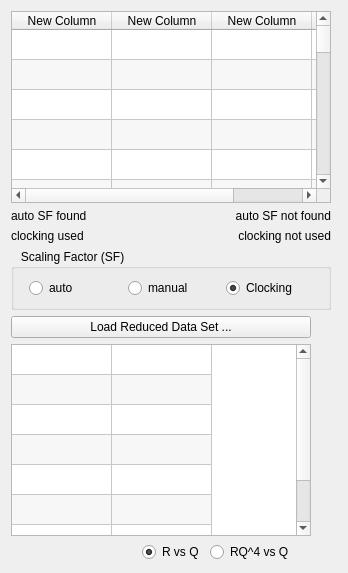
          <widget class="QWidget" name="data_stitching_Tab">
           <property name="autoFillBackground">
            <bool>false</bool>
           </property>
           <attribute name="title">
            <string>Data Stitching</string>
           </attribute>
           <layout class="QVBoxLayout" name="verticalLayout_3">
            <item>
             <layout class="QHBoxLayout" name="horizontalLayout_2">
              <item>
               <layout class="QVBoxLayout" name="verticalLayout_4">
                <item>
                 <widget class="QTableWidget" name="dataStitchingTable">
                  <property name="enabled">
                   <bool>true</bool>
                  </property>
                  <property name="minimumSize">
                   <size>
                    <width>320</width>
                    <height>0</height>
                   </size>
                  </property>
                  <property name="maximumSize">
                   <size>
                    <width>300</width>
                    <height>16777215</height>
                   </size>
                  </property>
                  <property name="alternatingRowColors">
                   <bool>true</bool>
                  </property>
                  <property name="wordWrap">
                   <bool>false</bool>
                  </property>
                  <attribute name="verticalHeaderVisible">
                   <bool>false</bool>
                  </attribute>
                  <attribute name="verticalHeaderVisible">
                   <bool>false</bool>
                  </attribute>
                  <row>
                   <property name="text">
                    <string>New Row</string>
                   </property>
                  </row>
                  <row>
                   <property name="text">
                    <string>New Row</string>
                   </property>
                  </row>
                  <row>
                   <property name="text">
                    <string>New Row</string>
                   </property>
                  </row>
                  <row>
                   <property name="text">
                    <string>New Row</string>
                   </property>
                  </row>
                  <row>
                   <property name="text">
                    <string>New Row</string>
                   </property>
                  </row>
                  <row>
                   <property name="text">
                    <string>New Row</string>
                   </property>
                  </row>
                  <row>
                   <property name="text">
                    <string>New Row</string>
                   </property>
                  </row>
                  <row>
                   <property name="text">
                    <string>New Row</string>
                   </property>
                  </row>
                  <row>
                   <property name="text">
                    <string>New Row</string>
                   </property>
                  </row>
                  <row>
                   <property name="text">
                    <string>New Row</string>
                   </property>
                  </row>
                  <row>
                   <property name="text">
                    <string>New Row</string>
                   </property>
                  </row>
                  <row>
                   <property name="text">
                    <string>New Row</string>
                   </property>
                  </row>
                  <row>
                   <property name="text">
                    <string>New Row</string>
                   </property>
                  </row>
                  <row>
                   <property name="text">
                    <string>New Row</string>
                   </property>
                  </row>
                  <row>
                   <property name="text">
                    <string>New Row</string>
                   </property>
                  </row>
                  <row>
                   <property name="text">
                    <string>New Row</string>
                   </property>
                  </row>
                  <row>
                   <property name="text">
                    <string>New Row</string>
                   </property>
                  </row>
                  <row>
                   <property name="text">
                    <string>New Row</string>
                   </property>
                  </row>
                  <row>
                   <property name="text">
                    <string>New Row</string>
                   </property>
                  </row>
                  <row>
                   <property name="text">
                    <string>New Row</string>
                   </property>
                  </row>
                  <row>
                   <property name="text">
                    <string>New Row</string>
                   </property>
                  </row>
                  <row>
                   <property name="text">
                    <string>New Row</string>
                   </property>
                  </row>
                  <row>
                   <property name="text">
                    <string>New Row</string>
                   </property>
                  </row>
                  <row>
                   <property name="text">
                    <string>New Row</string>
                   </property>
                  </row>
                  <row>
                   <property name="text">
                    <string>New Row</string>
                   </property>
                  </row>
                  <row>
                   <property name="text">
                    <string>New Row</string>
                   </property>
                  </row>
                  <row>
                   <property name="text">
                    <string>New Row</string>
                   </property>
                  </row>
                  <row>
                   <property name="text">
                    <string>New Row</string>
                   </property>
                  </row>
                  <row>
                   <property name="text">
                    <string>New Row</string>
                   </property>
                  </row>
                  <row>
                   <property name="text">
                    <string>New Row</string>
                   </property>
                  </row>
                  <row>
                   <property name="text">
                    <string>New Row</string>
                   </property>
                  </row>
                  <row>
                   <property name="text">
                    <string>New Row</string>
                   </property>
                  </row>
                  <row>
                   <property name="text">
                    <string>New Row</string>
                   </property>
                  </row>
                  <column>
                   <property name="text">
                    <string>New Column</string>
                   </property>
                  </column>
                  <column>
                   <property name="text">
                    <string>New Column</string>
                   </property>
                  </column>
                  <column>
                   <property name="text">
                    <string>New Column</string>
                   </property>
                  </column>
                  <column>
                   <property name="text">
                    <string>New Column</string>
                   </property>
                  </column>
                 </widget>
                </item>
                <item>
                 <layout class="QHBoxLayout" name="horizontalLayout_8">
                  <item>
                   <widget class="QLabel" name="sf_found_label">
                    <property name="text">
                     <string>auto SF found</string>
                    </property>
                   </widget>
                  </item>
                  <item>
                   <widget class="QLabel" name="sf_not_found_label">
                    <property name="text">
                     <string>auto SF not found</string>
                    </property>
                    <property name="alignment">
                     <set>Qt::AlignRight|Qt::AlignTrailing|Qt::AlignVCenter</set>
                    </property>
                   </widget>
                  </item>
                 </layout>
                </item>
                <item>
                 <layout class="QHBoxLayout" name="horizontalLayout_6">
                  <item>
                   <widget class="QLabel" name="clocking_found_label">
                    <property name="layoutDirection">
                     <enum>Qt::LeftToRight</enum>
                    </property>
                    <property name="text">
                     <string>clocking used</string>
                    </property>
                    <property name="alignment">
                     <set>Qt::AlignLeading|Qt::AlignLeft|Qt::AlignVCenter</set>
                    </property>
                   </widget>
                  </item>
                  <item>
                   <widget class="QLabel" name="clocking_not_found_label">
                    <property name="layoutDirection">
                     <enum>Qt::LeftToRight</enum>
                    </property>
                    <property name="text">
                     <string>clocking not used</string>
                    </property>
                    <property name="alignment">
                     <set>Qt::AlignRight|Qt::AlignTrailing|Qt::AlignVCenter</set>
                    </property>
                   </widget>
                  </item>
                 </layout>
                </item>
                <item>
                 <widget class="QGroupBox" name="groupBox">
                  <property name="title">
                   <string>   Scaling Factor (SF)</string>
                  </property>
                  <layout class="QHBoxLayout" name="horizontalLayout">
                   <property name="leftMargin">
                    <number>15</number>
                   </property>
                   <item>
                    <widget class="QRadioButton" name="autoSF">
                     <property name="enabled">
                      <bool>true</bool>
                     </property>
                     <property name="text">
                      <string>auto</string>
                     </property>
                     <property name="checked">
                      <bool>false</bool>
                     </property>
                    </widget>
                   </item>
                   <item>
                    <widget class="QRadioButton" name="manualSF">
                     <property name="enabled">
                      <bool>true</bool>
                     </property>
                     <property name="text">
                      <string>manual</string>
                     </property>
                    </widget>
                   </item>
                   <item>
                    <widget class="QRadioButton" name="oneSF">
                     <property name="enabled">
                      <bool>true</bool>
                     </property>
                     <property name="text">
                      <string>Clocking</string>
                     </property>
                     <property name="checked">
                      <bool>true</bool>
                     </property>
                    </widget>
                   </item>
                  </layout>
                 </widget>
                </item>
                <item>
                 <layout class="QVBoxLayout" name="verticalLayout_7">
                  <item>
                   <widget class="QPushButton" name="loadReducedAsciiDataSet">
                    <property name="enabled">
                     <bool>true</bool>
                    </property>
                    <property name="minimumSize">
                     <size>
                      <width>300</width>
                      <height>0</height>
                     </size>
                    </property>
                    <property name="maximumSize">
                     <size>
                      <width>300</width>
                      <height>16777215</height>
                     </size>
                    </property>
                    <property name="text">
                     <string>Load Reduced Data Set ...</string>
                    </property>
                   </widget>
                  </item>
                  <item>
                   <widget class="QTableWidget" name="reducedAsciiDataSetTable">
                    <property name="enabled">
                     <bool>true</bool>
                    </property>
                    <property name="minimumSize">
                     <size>
                      <width>300</width>
                      <height>0</height>
                     </size>
                    </property>
                    <property name="maximumSize">
                     <size>
                      <width>300</width>
                      <height>16777215</height>
                     </size>
                    </property>
                    <property name="contextMenuPolicy">
                     <enum>Qt::CustomContextMenu</enum>
                    </property>
                    <property name="editTriggers">
                     <set>QAbstractItemView::SelectedClicked</set>
                    </property>
                    <property name="alternatingRowColors">
                     <bool>true</bool>
                    </property>
                    <property name="selectionMode">
                     <enum>QAbstractItemView::ExtendedSelection</enum>
                    </property>
                    <property name="wordWrap">
                     <bool>false</bool>
                    </property>
                    <property name="columnCount">
                     <number>2</number>
                    </property>
                    <attribute name="horizontalHeaderVisible">
                     <bool>false</bool>
                    </attribute>
                    <attribute name="horizontalHeaderCascadingSectionResizes">
                     <bool>false</bool>
                    </attribute>
                    <attribute name="verticalHeaderVisible">
                     <bool>false</bool>
                    </attribute>
                    <attribute name="verticalHeaderVisible">
                     <bool>false</bool>
                    </attribute>
                    <attribute name="horizontalHeaderCascadingSectionResizes">
                     <bool>false</bool>
                    </attribute>
                    <attribute name="horizontalHeaderVisible">
                     <bool>false</bool>
                    </attribute>
                    <row>
                     <property name="text">
                      <string>New Row</string>
                     </property>
                    </row>
                    <row>
                     <property name="text">
                      <string>New Row</string>
                     </property>
                    </row>
                    <row>
                     <property name="text">
                      <string>New Row</string>
                     </property>
                    </row>
                    <row>
                     <property name="text">
                      <string>New Row</string>
                     </property>
                    </row>
                    <row>
                     <property name="text">
                      <string>New Row</string>
                     </property>
                    </row>
                    <row>
                     <property name="text">
                      <string>New Row</string>
                     </property>
                    </row>
                    <row>
                     <property name="text">
                      <string>New Row</string>
                     </property>
                    </row>
                    <row>
                     <property name="text">
                      <string>New Row</string>
                     </property>
                    </row>
                    <column>
                     <property name="text">
                      <string>New Column</string>
                     </property>
                    </column>
                    <column>
                     <property name="text">
                      <string>New Column</string>
                     </property>
                    </column>
                   </widget>
                  </item>
                 </layout>
                </item>
               </layout>
              </item>
              <item>
               <widget class="MPLWidgetXLogYLog" name="data_stitching_plot" native="true">
                <property name="enabled">
                 <bool>true</bool>
                </property>
                <property name="sizePolicy">
                 <sizepolicy hsizetype="Expanding" vsizetype="Expanding">
                  <horstretch>0</horstretch>
                  <verstretch>0</verstretch>
                 </sizepolicy>
                </property>
               </widget>
              </item>
             </layout>
            </item>
            <item>
             <layout class="QHBoxLayout" name="horizontalLayout_7">
              <item>
               <spacer name="horizontalSpacer_5">
                <property name="orientation">
                 <enum>Qt::Horizontal</enum>
                </property>
                <property name="sizeHint" stdset="0">
                 <size>
                  <width>40</width>
                  <height>20</height>
                 </size>
                </property>
               </spacer>
              </item>
              <item>
               <spacer name="horizontalSpacer_2">
                <property name="orientation">
                 <enum>Qt::Horizontal</enum>
                </property>
                <property name="sizeHint" stdset="0">
                 <size>
                  <width>40</width>
                  <height>20</height>
                 </size>
                </property>
               </spacer>
              </item>
              <item>
               <spacer name="horizontalSpacer_3">
                <property name="orientation">
                 <enum>Qt::Horizontal</enum>
                </property>
                <property name="sizeHint" stdset="0">
                 <size>
                  <width>40</width>
                  <height>20</height>
                 </size>
                </property>
               </spacer>
              </item>
              <item>
               <widget class="QRadioButton" name="RvsQ">
                <property name="enabled">
                 <bool>true</bool>
                </property>
                <property name="text">
                 <string>R vs Q</string>
                </property>
                <property name="checked">
                 <bool>true</bool>
                </property>
               </widget>
              </item>
              <item>
               <widget class="QRadioButton" name="RQ4vsQ">
                <property name="enabled">
                 <bool>true</bool>
                </property>
                <property name="text">
                 <string>RQ^4 vs Q</string>
                </property>
               </widget>
              </item>
              <item>
               <spacer name="horizontalSpacer">
                <property name="orientation">
                 <enum>Qt::Horizontal</enum>
                </property>
                <property name="sizeHint" stdset="0">
                 <size>
                  <width>40</width>
                  <height>20</height>
                 </size>
                </property>
               </spacer>
              </item>
             </layout>
            </item>
           </layout>
          </widget>
